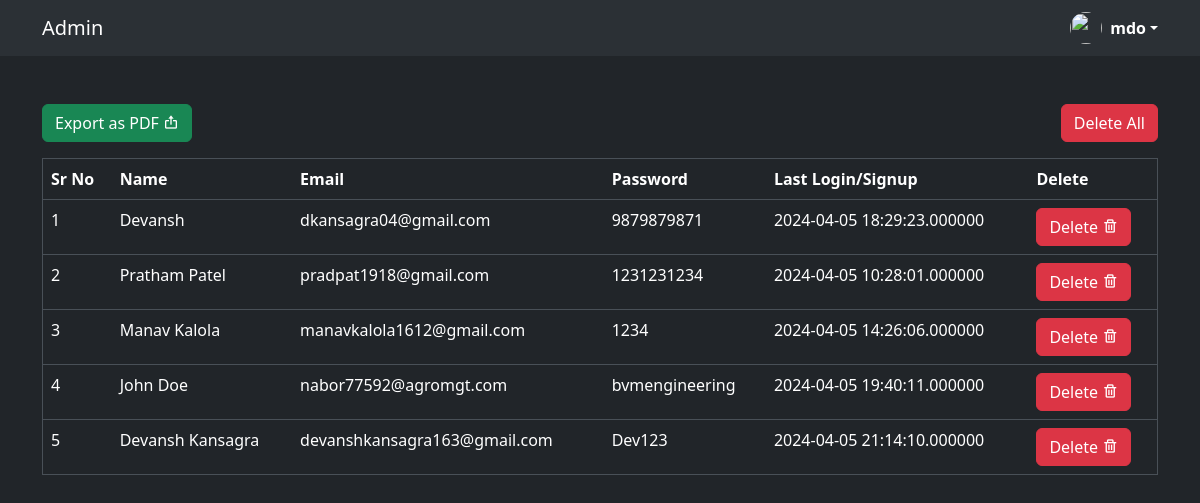
Screenshot of /php/adminPanel.php with the database file from the repository.
### tables this page shows
CREATE TABLE `movieUsers` (
  `id` int(100) NOT NULL,
  `Name` varchar(50) NOT NULL,
  `Email` varchar(50) NOT NULL,
  `Password` varchar(64) NOT NULL,
  `LastLogin` datetime(6) NOT NULL
);

### php/adminPanel.php (the view, shortened to what this page needs)
<!DOCTYPE html>
<html lang="en">
<head>
  <link href="https://cdn.jsdelivr.net/npm/bootstrap@5.3.3/dist/css/bootstrap.min.css" rel="stylesheet">
  <link rel="stylesheet" href="https://cdnjs.cloudflare.com/ajax/libs/boxicons/2.0.7/css/boxicons.min.css">
</head>
<?php
  include('./config.php');
?>
<body data-bs-theme="dark">
  <nav class="navbar bg-body-tertiary">
    <div class="container">
      <a class="navbar-brand">Admin</a>
      <div class="dropdown">
        <a href="#" class="d-flex align-items-center text-white text-decoration-none dropdown-toggle" data-bs-toggle="dropdown" aria-expanded="false">
          <img src="https://github.com/mdo.png" alt="" width="32" height="32" class="rounded-circle me-2">
          <strong>mdo</strong>
        </a>
      </div>
    </div>
  </nav>
  <div class="container mt-5">
    <div class="d-flex justify-content-between">
      <div>
        <a href="./generatePDF.php" class="btn btn-success">Export as PDF&nbsp;<i class='bx bx-export'></i></a>
      </div>
      <div>
        <form action="./deleteAll.php" method="post">
          <input type="submit" class="btn btn-danger" value="Delete All" id="deleteAll">
        </form>
      </div>
    </div>
    <div class="row">
      <div class="col mt-3">
        <table class="table" id="dataTable" border=1>
          <thead>
            <tr>
              <th>Sr No</th>
              <th>Name</th>
              <th>Email</th>
              <th>Password</th>
              <th>Last Login/Signup</th>
              <th>Delete</th>
            </tr>
          </thead>
          <tbody>
            <?php
              $result = mysqli_query($conn, 'SELECT * FROM movieUsers');
              $id = 1;
              while ($data = mysqli_fetch_array($result)) {
                echo "<tr>";
                echo "<td>" . $id . "</td>";
                echo "<td>" . $data["Name"] . "</td>";
                echo "<td>" . $data["Email"] . "</td>";
                echo "<td>" . $data["Password"] . "</td>";
                echo "<td>" . $data["LastLogin"] . "</td>";
                echo '<td><a href="./delete.php?id=' . $data['id'] . '" class="btn btn-danger" id="deleteBtn">Delete <i class="bx bx-trash"></i></a></td>';
                echo "</tr>";
                $id += 1;
              }
            ?>
          </tbody>
        </table>
      </div>
    </div>
  </div>
</body>
</html>

### rows the page displays
movieusers: Name "Devansh", Email "dkansagra04@gmail.com", Password "9879879871", LastLogin "2024-04-05 18:29:23.000000"
movieusers: Name "Pratham Patel", Email "pradpat1918@gmail.com", Password "1231231234", LastLogin "2024-04-05 10:28:01.000000"
movieusers: Name "Manav Kalola", Email "manavkalola1612@gmail.com", Password "1234", LastLogin "2024-04-05 14:26:06.000000"
movieusers: Name "John Doe", Email "nabor77592@agromgt.com", Password "bvmengineering", LastLogin "2024-04-05 19:40:11.000000"
movieusers: Name "Devansh Kansagra", Email "devanshkansagra163@gmail.com", Password "Dev123", LastLogin "2024-04-05 21:14:10.000000"
